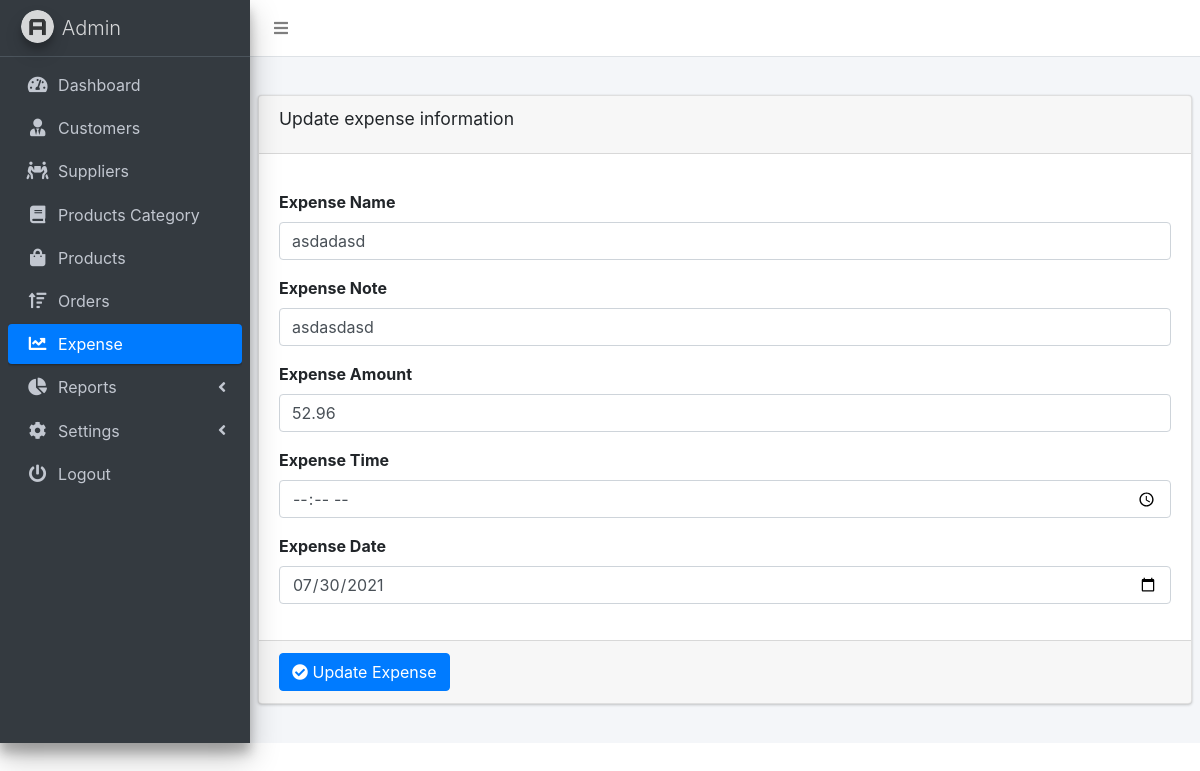
The page /edit_expense.php?id=52 (signed in) on the database its author committed.
### tables this page shows
CREATE TABLE `expense` (
  `expense_id` int(255) NOT NULL,
  `expense_name` varchar(255) NOT NULL,
  `expense_note` varchar(255) NOT NULL,
  `expense_amount` varchar(255) NOT NULL,
  `expense_date` varchar(255) NOT NULL,
  `expense_time` varchar(255) NOT NULL,
  `timestamp` timestamp NOT NULL DEFAULT current_timestamp() ON UPDATE current_timestamp()
);

### edit_expense.php (the view, shortened to what this page needs)
<?php
if ($_SERVER["REQUEST_METHOD"] == "GET") {
  $getid = $_GET['id'];
  include('db_connect.php');
  if (!empty($getid)) {
    $query = mysqli_query($con, "SELECT * FROM expense WHERE expense_id='$getid'");
    $row = mysqli_fetch_assoc($query);
  }
}
?>
<!DOCTYPE html>
<html lang="en">
<head>
  <link rel="stylesheet" href="dist/css/preloader.css">
  <link rel="stylesheet" href="plugins/sweetalert2/sweetalert2.min.css">
  <link rel="stylesheet" href="plugins/fontawesome-free/css/all.min.css">
  <link rel="stylesheet" href="https://code.ionicframework.com/ionicons/2.0.1/css/ionicons.min.css">
  <link rel="stylesheet" href="plugins/datatables-bs4/css/dataTables.bootstrap4.min.css">
  <link rel="stylesheet" href="plugins/datatables-responsive/css/responsive.bootstrap4.min.css">
  <link rel="stylesheet" href="dist/css/adminlte.min.css">
  <link href="plugins/bootstrap/css/bootstrap.min.css" rel="stylesheet"/>
</head>
<body class="hold-transition sidebar-mini">
<div class="wrapper">
  <nav class="main-header navbar navbar-expand navbar-white navbar-light">
    <ul class="navbar-nav">
      <li class="nav-item">
        <a class="nav-link" data-widget="pushmenu" href="#" role="button"><i class="fas fa-bars"></i></a>
      </li>
    </ul>
  </nav>
  <aside class="main-sidebar sidebar-dark-primary elevation-4">
    <a href="#" class="brand-link">
      <img src="dist/img/AdminLTELogo.png"
           alt="AdminLTE Logo"
           class="brand-image img-circle elevation-3"
           style="opacity: .8">
      <span class="brand-text font-weight-light">Admin</span>
    </a>
    <div class="sidebar">
      <nav class="mt-2">
        <ul class="nav nav-pills nav-sidebar flex-column" data-widget="treeview" role="menu" data-accordion="false">
          <li class="nav-item">
            <a href="dashboard.php" class="nav-link">
              <i class="nav-icon fas fa-tachometer-alt"></i>
              <p>
                Dashboard
              </p>
            </a>
          </li>
          <li class="nav-item">
            <a href="customers.php" class="nav-link">
              <i class="nav-icon fas fa-user-tie"></i>
              <p>
                Customers
              </p>
            </a>
          </li>
          <li class="nav-item">
            <a href="suppliers.php" class="nav-link">
              <i class="nav-icon fas fa-people-carry"></i>
              <p>
                Suppliers
              </p>
            </a>
          </li>
          <li class="nav-item">
            <a href="category.php" class="nav-link">
              <i class="nav-icon fas fa-book"></i>
              <p>
                Products Category
              </p>
            </a>
          </li>
          <li class="nav-item">
            <a href="products.php" class="nav-link">
              <i class="nav-icon fas fa-shopping-bag"></i>
              <p>
                Products
              </p>
            </a>
          </li>
          <li class="nav-item">
            <a href="orders.php" class="nav-link">
              <i class="nav-icon fas fa-sort-amount-up"></i>
              <p>
                Orders
              </p>
            </a>
          </li>
          <li class="nav-item">
            <a href="expense.php" class="nav-link active">
              <i class="nav-icon fas fa-chart-line"></i>
              <p>
                Expense
              </p>
            </a>
          </li>
          <li class="nav-item">
            <a href="#" class="nav-link">
              <i class="nav-icon fas fa-chart-pie"></i>
              <p>
                Reports
                <i class="right fas fa-angle-left"></i>
              </p>
            </a>
          </li>
          <li class="nav-item">
            <a href="products.php" class="nav-link">
              <i class="nav-icon fas fa-cog"></i>
              <p>
                Settings
                <i class="right fas fa-angle-left"></i>
              </p>
            </a>
          </li>
          <li class="nav-item">
            <a href="logout.php" class="nav-link">
              <i class="nav-icon fas fa-power-off"></i>
              <p>
                Logout
              </p>
            </a>
          </li>
        </ul>
      </nav>
    </div>
  </aside>
  <div class="content-wrapper">
    <section class="content-header">
    </section>
    <section class="content">
      <div class="row">
        <div class="col-12">
          <div class="card">
            <div class="card-header">
              <h3 class="card-title">Update expense information</h3>
            </div>
            <form role="form" id="quickForm" method="post" action="edit_expense.php">
              <div class="card-body">
                <div class="form-group">
                  <label for="exampleInputexpenseName">Expense Name</label>
                  <input type="text" name="expense_name" class="form-control" id="exampleInputexpenseName"
                         value="<?php echo $row['expense_name'] ?>">
                </div>
                <div class="form-group">
                  <label for="exampleInputNote">Expense Note</label>
                  <input type="text" name="expense_note" class="form-control" id="exampleInputNote"
                         value="<?php echo $row['expense_note'] ?>">
                </div>
                <div class="form-group">
                  <label for="exampleInputAmount">Expense Amount</label>
                  <input type="number" name="expense_amount" class="form-control" id="exampleInputAmount"
                         value="<?php echo $row['expense_amount'] ?>">
                </div>
                <div class="form-group">
                  <label for="exampleInputTime">Expense Time</label>
                  <input type="time" name="expense_time" class="form-control" id="exampleInputTime"
                         value="<?php echo $row['expense_time'] ?>">
                </div>
                <div class="form-group">
                  <label for="exampleInputDate">Expense Date</label>
                  <input type="date" name="expense_date" class="form-control" id="exampleInputDate"
                         value="<?php echo $row['expense_date'] ?>">
                </div>
              </div>
              <div class="card-footer">
                <button type="submit" id="update_expense" class=" btn btn-primary"><i class="fa fa-check-circle"></i> Update Expense</button>
              </div>
            </form>
          </div>
        </div>
      </div>
    </section>
  </div>
</div>
</body>
</html>

### rows shown on the page
expense: expense_name "asdadasd", expense_note "asdasdasd", expense_amount "52.96", expense_date "07/30/2021"
